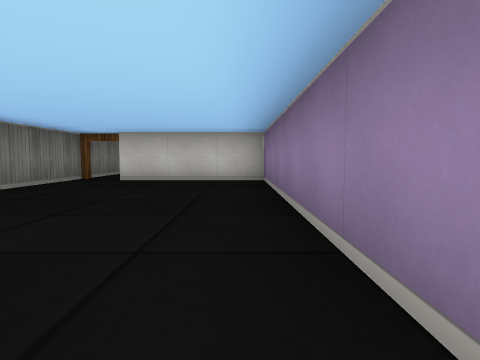
view 1 (above)

22 first-person views from a walk through a cub3D maze. The camera is about half as high as the walls, tilts 4° down and sees 75° across. The floor is counted in squares. Each view is taken from the middle of a square. On the plan, view 1 faces up. The plan holds only what a view shows up to about 9 squares ahead; the rest is blank.

view 2
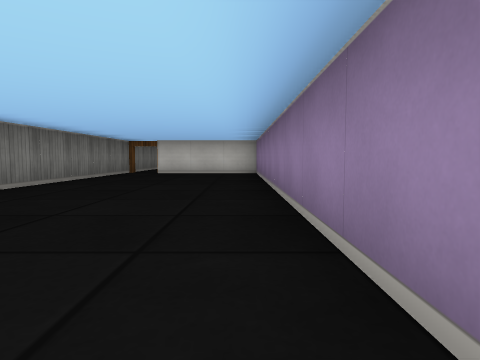

view 3
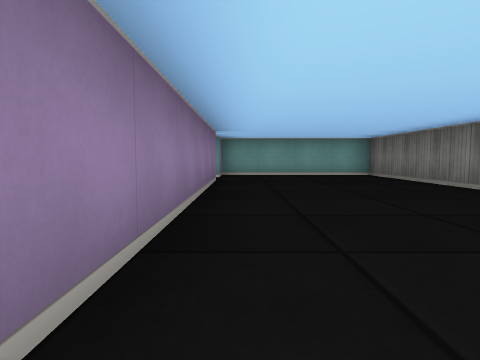

view 4
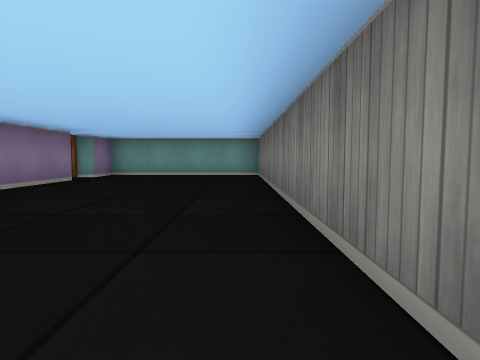

view 5
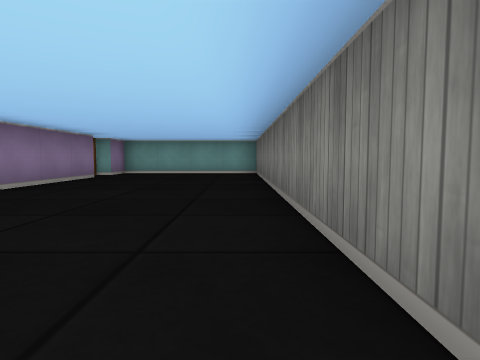

view 6
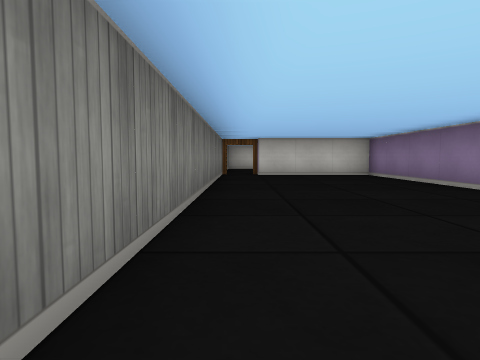

view 7
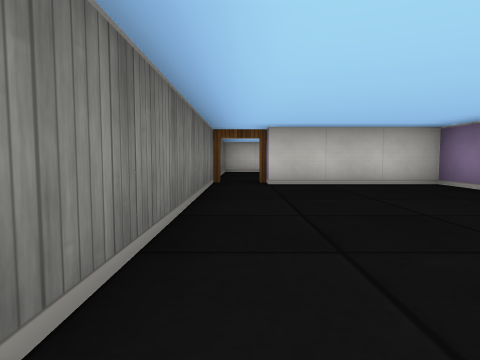

view 8
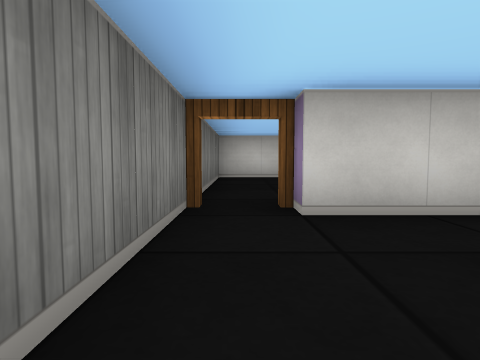

view 9
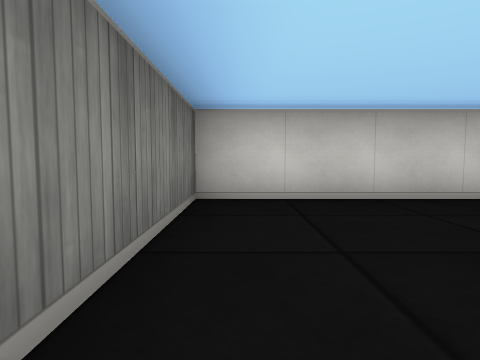

view 10
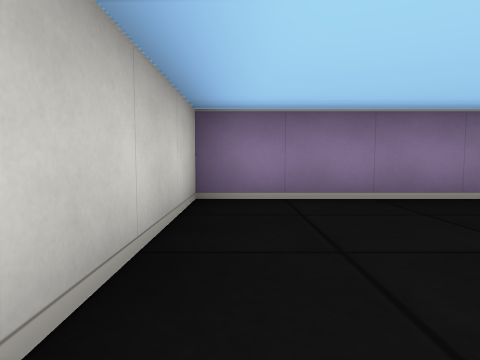

view 11
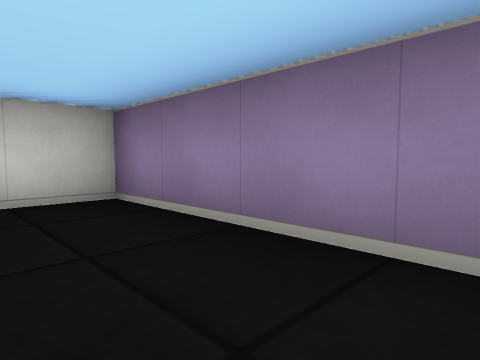

view 12
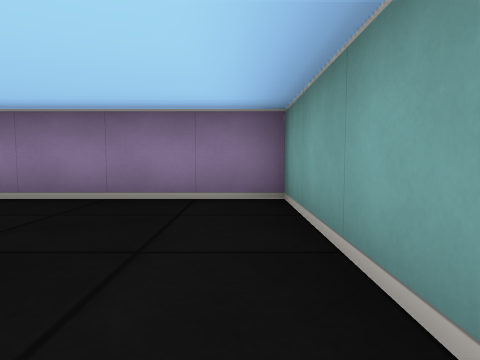

view 13
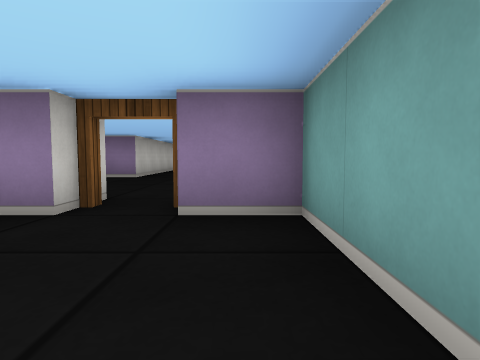

view 14
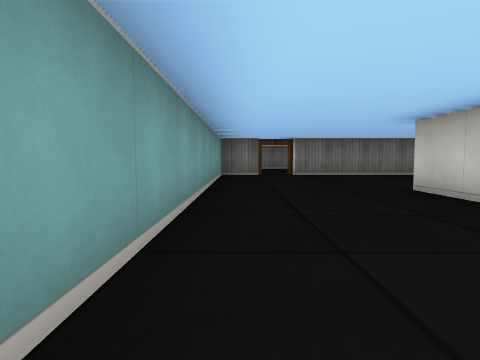

view 15
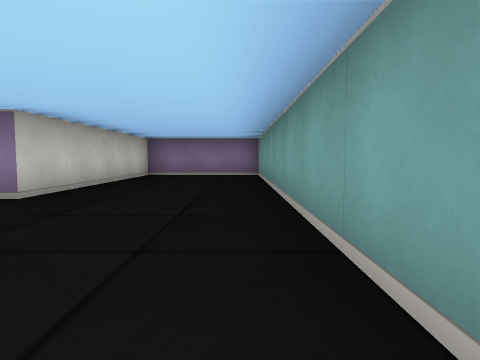

view 16
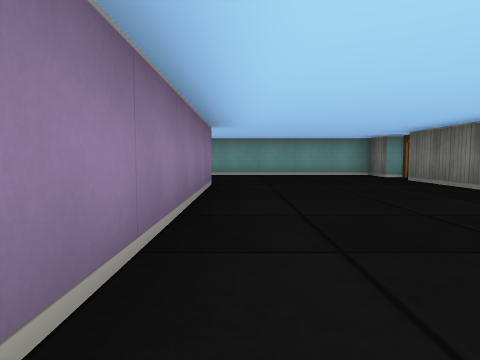

view 17
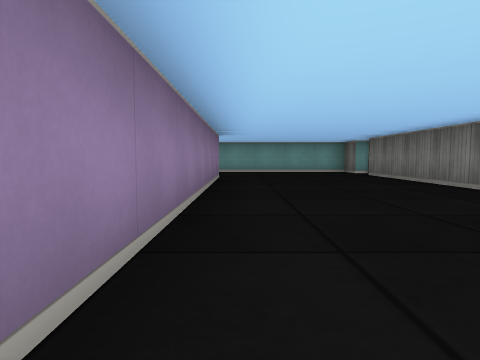

view 18
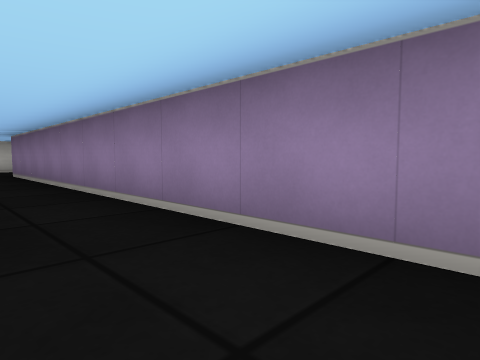

view 19
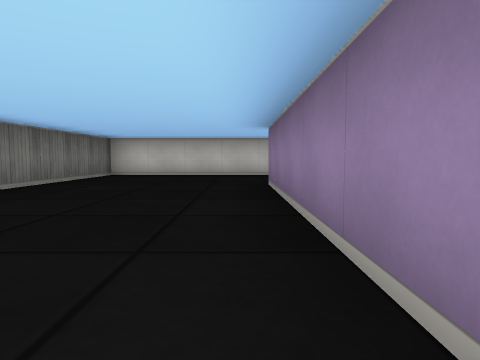

view 20
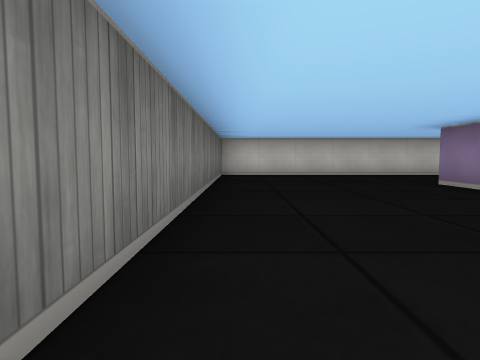

view 21
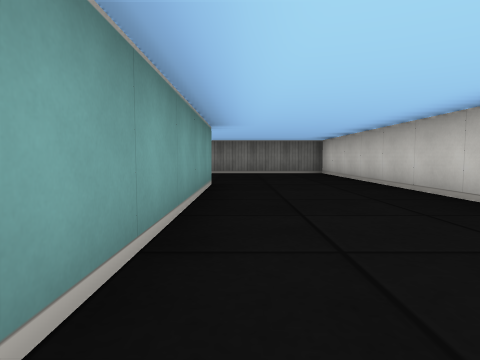

view 22
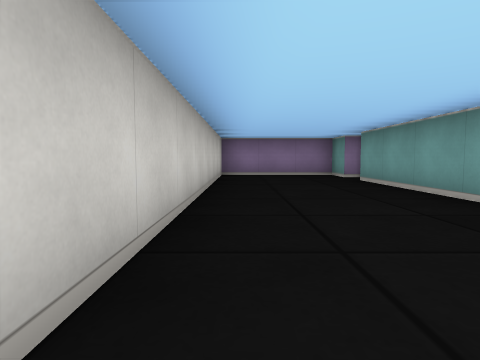

### Floor plan
Points are (right, up) in squares from view 1. A wall is a line through its corners. A room is listed if a view was taken in it or the views show most of it. See-through windows are left out.
Room 1 (views 1, 2, 3, 4, 5, 6, 7, 8, 13)
walls: (0.5, -5.5) (0.5, 6.5) (-2.5, 6.5); (-3.5, 7) (-3.5, -7.5) (0.5, -7.5) (0.5, -6.5)
ways out: open door at (-3, 7) to room 2; open door at (1, -6) to room 3
Room 2 (views 9, 10, 11, 12)
walls: (-2.4, 7.5) (0.5, 7.5) (0.5, 11.5) (-3.5, 11.5) (-3.5, 7)
ways out: open door at (-3, 7) to room 1
Room 3 (views 14, 15, 16, 17, 18, 19, 20, 21, 22)
walls: (1.5, -1.5) (1.5, -5.5); (1.5, -6.5) (1.5, -7.5) (10.5, -7.5) (10.5, -4.5) (5.5, -4.5) (5.5, 8.5) (12.5, 8.5); (13.5, 8.5) (14.5, 8.5) (14.5, 11.5) (1.5, 11.5) (1.5, 3.6)
ways out: open door at (1, -6) to room 1; open door at (13, 8)

Where each view was taken, in squares from view 1:
view 1: 0 up, 0 right, facing up
view 2: 3 down, 0 right, facing up
view 3: 1 up, 0 right, facing down
view 4: 1 up, 3 left, facing down
view 5: 2 up, 3 left, facing down
view 6: 2 down, 3 left, facing up
view 7: 1 up, 3 left, facing up
view 8: 4 up, 3 left, facing up
view 9: 8 up, 3 left, facing up
view 10: 11 up, 3 left, facing right
view 11: 8 up, 1 left, facing up-right
view 12: 8 up, 3 left, facing right
view 13: 7 down, 2 left, facing right
view 14: 7 down, 10 right, facing left
view 15: 7 down, 2 right, facing right
view 16: 1 up, 5 right, facing down
view 17: 3 up, 5 right, facing down
view 18: 1 down, 4 right, facing up-right
view 19: 3 up, 5 right, facing up
view 20: 3 up, 2 right, facing up
view 21: 9 up, 11 right, facing left
view 22: 11 up, 6 right, facing right
